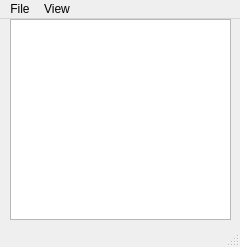
<?xml version="1.0" encoding="UTF-8"?>
<ui version="4.0">
 <class>MainWindow</class>
 <widget class="QMainWindow" name="MainWindow">
  <property name="geometry">
   <rect>
    <x>0</x>
    <y>0</y>
    <width>240</width>
    <height>247</height>
   </rect>
  </property>
  <property name="windowTitle">
   <string>MainWindow</string>
  </property>
  <widget class="QWidget" name="centralwidget">
   <widget class="QPlainTextEdit" name="textEdit">
    <property name="geometry">
     <rect>
      <x>10</x>
      <y>0</y>
      <width>221</width>
      <height>201</height>
     </rect>
    </property>
   </widget>
  </widget>
  <widget class="QMenuBar" name="menubar">
   <property name="geometry">
    <rect>
     <x>0</x>
     <y>0</y>
     <width>240</width>
     <height>21</height>
    </rect>
   </property>
   <widget class="QMenu" name="menufff">
    <property name="title">
     <string>File</string>
    </property>
    <addaction name="actionfile"/>
    <addaction name="actionExit"/>
   </widget>
   <widget class="QMenu" name="menuView">
    <property name="title">
     <string>View</string>
    </property>
    <addaction name="actionChange_font"/>
   </widget>
   <addaction name="menufff"/>
   <addaction name="menuView"/>
  </widget>
  <widget class="QStatusBar" name="statusbar"/>
  <action name="actionfile">
   <property name="text">
    <string>Save</string>
   </property>
  </action>
  <action name="actionExit">
   <property name="text">
    <string>Exit</string>
   </property>
  </action>
  <action name="actionChange_font">
   <property name="text">
    <string>Change font</string>
   </property>
  </action>
  <action name="actionAbout_program">
   <property name="text">
    <string>About program</string>
   </property>
  </action>
 </widget>
 <resources/>
 <connections/>
</ui>
